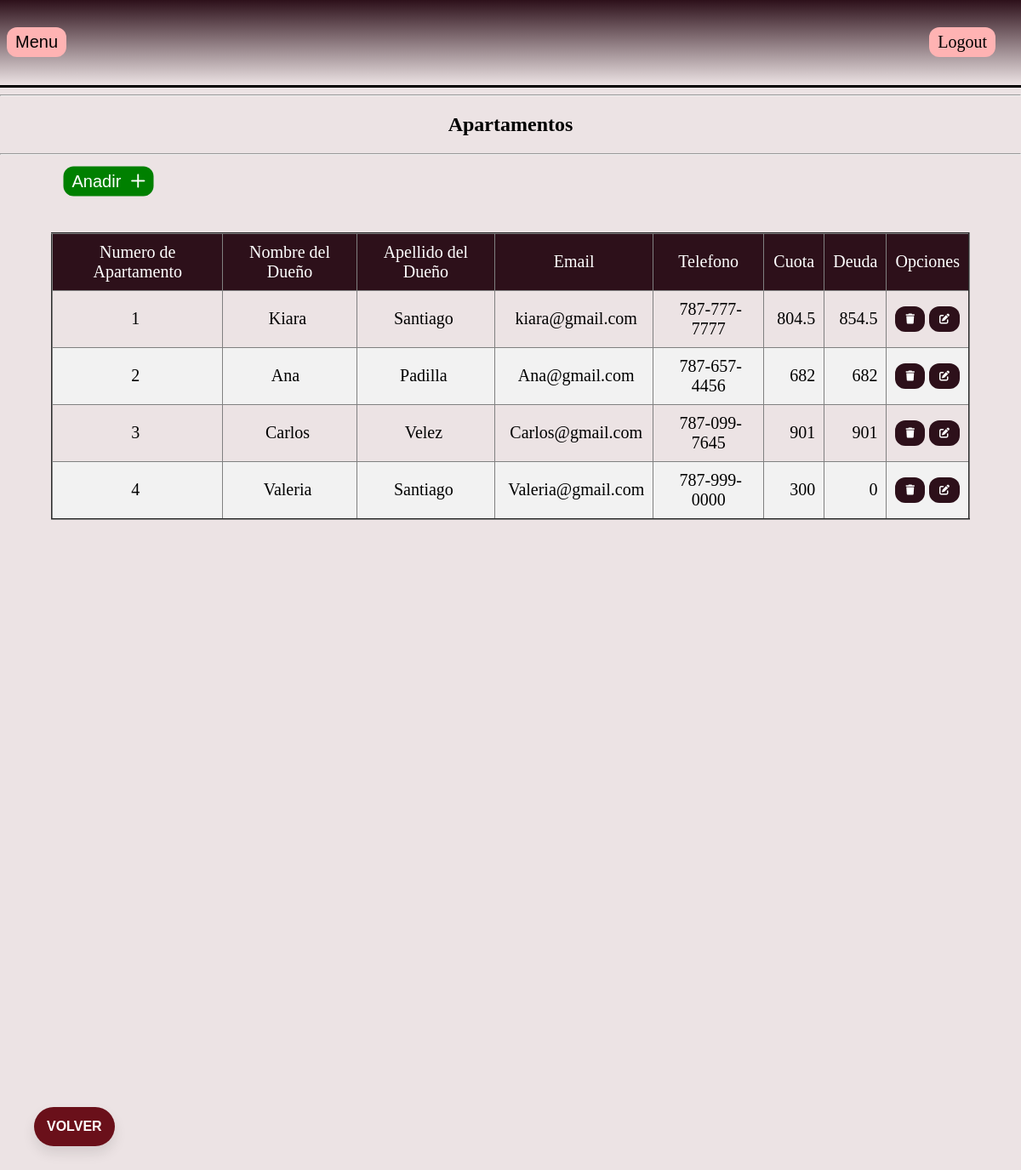
The page /VerApartamentos.php (signed in) on the database its author committed.
### tables this page shows
CREATE TABLE `apartamentos` (
  `IdApartamento` int(11) NOT NULL,
  `NumApartamento` varchar(500) NOT NULL,
  `NombreDueno` varchar(50) NOT NULL,
  `ApellidoDueno` varchar(50) NOT NULL,
  `DireccionPostal` varchar(100) NOT NULL,
  `Sexo` varchar(1) NOT NULL,
  `EmailDueno` varchar(50) NOT NULL,
  `Telefono` varchar(20) NOT NULL,
  `TelefonoAlterno` varchar(20) NOT NULL,
  `Cuota` double NOT NULL,
  `Deuda` double NOT NULL,
  `Comentarios` varchar(500) NOT NULL
);

### VerApartamentos.php (the view, shortened to what this page needs)
<?php
include('adminheader.php')
?>
<?php
include ('dbconnect.php');
$result = mysqli_query($db,"SELECT * FROM apartamentos ");
?>
<!DOCTYPE html>
<html>
<head>
	<link rel="stylesheet" href="styles.css">
	<link rel="stylesheet" href="https://cdnjs.cloudflare.com/ajax/libs/font-awesome/4.7.0/css/font-awesome.min.css%22%3E">
</head>
<body class="maincontent">
<hr class="break">
		<h2 class="add_data">Apartamentos</h2>
	<hr class="break">
	<div class="values">
<div class="board">
<div class="dbtables">
<button class="anadir"><a href="apartamentoPrueba.php">Anadir  &nbsp;<i class="fa-regular fa-plus"></i></a></button>
<br>
<br>
<table border= "2" class="tablasInsertar">
<thead>
	<tr>
		<td> Numero de Apartamento</td>
		<td> Nombre del Dueño</td>
		<td> Apellido del Dueño </td>
		<td> Email </td>
		<td> Telefono </td>
		<td> Cuota </td>
		<td> Deuda </td>
		<td> Opciones </td>
	</tr>
</thead>
<?php
while($row = mysqli_fetch_array($result)){
	?>
<tr>
      <td><?php echo $row["NumApartamento"];?> </td>
    <td><?php echo $row["NombreDueno"];?> </td>
    <td><?php echo $row["ApellidoDueno"];?> </td>
    <td> <?php echo $row["EmailDueno"];?></td>
	<td> <?php echo $row["Telefono"];?></td>
	<td class= "derecha"> <?php echo $row["Cuota"];?></td>
	<td class= "derecha"> <?php echo ROUND($row["Deuda"],2);?></td>
	<td>
    <button class="btn"> <?php echo '<a href="#" onclick="myFunction('.$row["IdApartamento"].')"> <i class="fa fa-trash"></i></a></button>';?>
    <button class="btn"><a href="editarApartamento.php?IdApartamento=<?php echo $row["IdApartamento"];?>"><i class="fa fa-edit"></i></a></button></td>
 </tr>
<?php
} ?>
</table>
<form action="home.php">
	<button class="btn-flotante" type="volver" name="volver" >Volver</button>
<br><br></form>
</body>
</html>

### styles.css (style rules this page uses)
.maincontent { margin: 0px; width:100%; height:100%; float:left; position:absolute; background-color: #ece3e4; }
.add_data { text-align: center; }
.tablasInsertar { text-align: center; margin: 0 auto; }
table { border-collapse: collapse; width: 90%; font-size: 20px; }
th, td { padding: 10px; }
.derecha { text-align: right; }
tr:nth-child(even) { background-color: #f2f2f2 }
thead { background-color: #2D101A; color: white; }
.btn-flotante { font-size: 16px; text-transform: uppercase; font-weight: bold; color: #ffffff; border-radius: 50px; border: none; background-color: #6a101a; padding: 14px 15px; position: fixed; bottom: 40px; left: 40px; transition: all 300ms ease 0ms; box-shadow: 0px 8px 15px rgba(0, 0, 0, 0.1); z-index: 99; }
.btn { background-color: #2D101A; border: none; border-radius:12px; padding: 8px 12px; font-size: 12px; cursor: pointer; }
.btn i { color:white; }
.anadir { font-size:26px; text-align:center; padding: 6px 10px; margin-right:20px; margin-top:30px; background-color: green; color: white; font-size: 20px; border: none; cursor: pointer; border-radius: 12px; position: relative; transform: translate(70%, -70%); }
.anadir a { outline: none; text-decoration: none; color: white; }

### rows shown on the page
apartamentos: NumApartamento "1", NombreDueno "Kiara", ApellidoDueno "Santiago", EmailDueno "kiara@gmail.com", Telefono "787-777-7777", Cuota "804.5", Deuda "854.5"
apartamentos: NumApartamento "2", NombreDueno "Ana", ApellidoDueno "Padilla", EmailDueno "Ana@gmail.com", Telefono "787-657-4456", Cuota "682", Deuda "682"
apartamentos: NumApartamento "3", NombreDueno "Carlos", ApellidoDueno "Velez", EmailDueno "Carlos@gmail.com", Telefono "787-099-7645", Cuota "901", Deuda "901"
apartamentos: NumApartamento "4", NombreDueno "Valeria", ApellidoDueno "Santiago", EmailDueno "Valeria@gmail.com", Telefono "787-999-0000", Cuota "300", Deuda "0"
